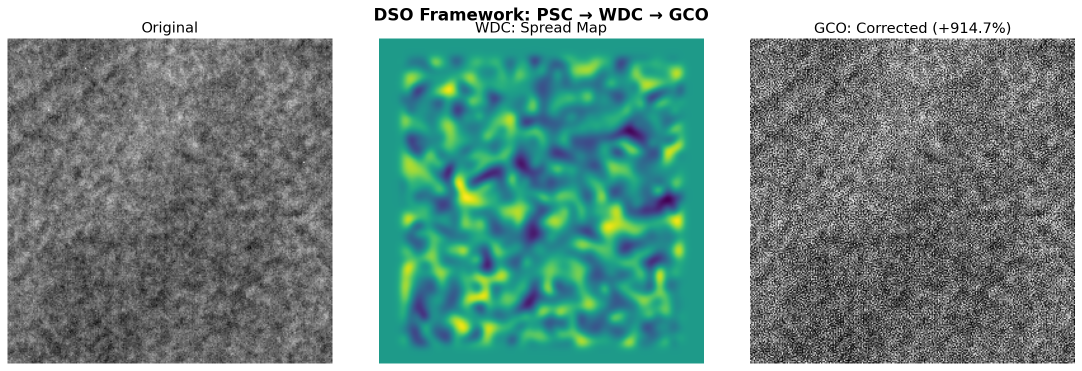
#> input picture dso_framework_demo.png, 2164 x 742 px (shown at 1/2 size)
$ python -i dso_framework.py   (imports and definitions only)
#> lines starting #> are read from the running program, lines starting #| are printed output that depends on the picture
#!/usr/bin/env python3
"""
DSO Framework: Drag-Scale-Object Recovery for TEM Imaging
==========================================================

A geometric approach to image recovery using known reference structures
(e.g., graphene lattice) to measure and correct local distortion and blur.

API:
    PSC - P-Scale Coefficient: Reference geometry measurement
    WDC - W-Drag Coefficient: Local displacement and blur field
    GCO - G-Corrected Output: Recovered image

Pipeline:
    PSC(image, geometry) → reference positions
    WDC(expected, observed) → {Dx, Dy, spread} fields
    GCO(image, wdc, mode) → corrected output

Modes:
    'blur'       - Low distortion, high blur → Wiener + spread-guided refinement
    'distortion' - High distortion, low blur → Wiener then geometric unwarp
    'both'       - Significant both → Full correction pipeline

Reference:
    Garrett, J. (2025). DSO Framework for Geometric Image Recovery.

License: MIT
"""

import numpy as np
from scipy import fft
from scipy.ndimage import gaussian_filter, map_coordinates
from scipy.interpolate import griddata


# =============================================================================
# PSC: P-Scale Coefficient
# =============================================================================

def PSC_graphene(image_shape, pixel_size_nm=0.02):
    """
    Generate expected graphene lattice positions (P-Scale Coefficient).

    Graphene has a hexagonal lattice with:
        - Lattice constant: a = 2.46 Å (0.246 nm)
        - C-C bond distance: 1.42 Å
        - Two atoms per unit cell

    Parameters
    ----------
    image_shape : tuple
        (H, W) image dimensions in pixels
    pixel_size_nm : float
        Pixel size in nanometers (default 0.02 nm for HRTEM)

    Returns
    -------
    positions : ndarray, shape (N, 2)
        Expected (x, y) positions of atoms in pixel coordinates
    metadata : dict
        Lattice parameters and FOV information
    """
    H, W = image_shape
    a_nm = 0.246  # Graphene lattice constant in nm

    # Lattice basis vectors
    a1 = np.array([a_nm, 0.0])
    a2 = np.array([a_nm / 2, a_nm * np.sqrt(3) / 2])

    # Field of view
    fov_nm = max(H, W) * pixel_size_nm
    max_n = int(fov_nm / a_nm) + 5

    # Generate hexagonal lattice with 2-atom basis
    coords = []
    for i in range(-max_n, max_n + 1):
        for j in range(-max_n, max_n + 1):
            r = i * a1 + j * a2
            coords.append(r)  # Atom A
            coords.append(r + np.array([0, a_nm / np.sqrt(3)]))  # Atom B

    coords = np.array(coords)
    coords -= coords.mean(axis=0)  # Center on origin

    # Keep positions within FOV
    fov_x = W * pixel_size_nm
    fov_y = H * pixel_size_nm
    margin = 0.9
    mask = (np.abs(coords[:, 0]) < fov_x / 2 * margin) & \
           (np.abs(coords[:, 1]) < fov_y / 2 * margin)
    coords = coords[mask]

    # Convert to pixel coordinates
    positions = coords / pixel_size_nm + np.array([W / 2, H / 2])

    metadata = {
        'lattice_constant_nm': a_nm,
        'pixel_size_nm': pixel_size_nm,
        'fov_nm': (fov_x, fov_y),
        'n_atoms': len(positions)
    }

    return positions, metadata


# =============================================================================
# WDC: W-Drag Coefficient
# =============================================================================

def WDC_measure(image, expected_positions, search_radius=6, dark_atoms=True):
    """
    Measure W-Drag Coefficients: local displacement and spread at each atom.

    At each expected atom position, find the observed centroid and measure
    the local spread (second moment), which indicates blur.

    Parameters
    ----------
    image : ndarray
        Input image (H, W)
    expected_positions : ndarray, shape (N, 2)
        Expected (x, y) positions from PSC
    search_radius : int
        Pixel radius to search around each expected position
    dark_atoms : bool
        True if atoms appear dark on bright background (typical TEM)

    Returns
    -------
    wdc : dict
        'observed': (N, 2) observed positions
        'displacement': (N, 2) displacement vectors (observed - expected)
        'spread': (N,) local spread (blur indicator) at each atom
        'Dx': (H, W) interpolated x-displacement field
        'Dy': (H, W) interpolated y-displacement field
        'spread_map': (H, W) interpolated spread field
        'mean_displacement': scalar, mean displacement magnitude
        'mean_spread': scalar, mean spread value
    """
    H, W = image.shape

    # Invert if atoms are dark
    work = 1.0 - image if dark_atoms else image.copy()

    observed = []
    spreads = []

    for x, y in expected_positions:
        x0, y0 = int(round(x)), int(round(y))
        r = search_radius
        x1, x2 = max(0, x0 - r), min(W, x0 + r + 1)
        y1, y2 = max(0, y0 - r), min(H, y0 + r + 1)

        if x1 >= x2 or y1 >= y2:
            observed.append((x, y))
            spreads.append(2.0)
            continue

        patch = work[y1:y2, x1:x2]
        patch = patch - patch.min()  # Local background subtraction
        total = patch.sum()

        if total <= 0:
            observed.append((x, y))
            spreads.append(2.0)
            continue

        # Centroid
        yy, xx = np.mgrid[y1:y2, x1:x2]
        cx = (patch * xx).sum() / total
        cy = (patch * yy).sum() / total

        # Second moment (spread)
        vx = (patch * (xx - cx) ** 2).sum() / total
        vy = (patch * (yy - cy) ** 2).sum() / total
        spread = np.sqrt((vx + vy) / 2)

        observed.append((cx, cy))
        spreads.append(spread)

    observed = np.array(observed)
    spreads = np.array(spreads)
    displacement = observed - expected_positions

    # Interpolate to full image grid
    xi, yi = np.meshgrid(np.arange(W), np.arange(H))

    Dx = griddata(expected_positions, displacement[:, 0],
                  (xi, yi), method='linear', fill_value=0)
    Dy = griddata(expected_positions, displacement[:, 1],
                  (xi, yi), method='linear', fill_value=0)
    spread_map = griddata(expected_positions, spreads,
                          (xi, yi), method='linear', fill_value=np.mean(spreads))

    # Smooth to fill gaps
    Dx = gaussian_filter(np.nan_to_num(Dx, 0), 3)
    Dy = gaussian_filter(np.nan_to_num(Dy, 0), 3)
    spread_map = gaussian_filter(np.nan_to_num(spread_map, np.mean(spreads)), 3)

    mean_disp = np.mean(np.hypot(displacement[:, 0], displacement[:, 1]))
    mean_spread = np.mean(spreads)

    return {
        'observed': observed,
        'displacement': displacement,
        'spread': spreads,
        'Dx': Dx,
        'Dy': Dy,
        'spread_map': spread_map,
        'mean_displacement': mean_disp,
        'mean_spread': mean_spread
    }


# =============================================================================
# GCO: G-Corrected Output
# =============================================================================

def _wiener_deconvolution(image, sigma, K=None):
    """Wiener deconvolution with Gaussian PSF."""
    H, W = image.shape
    if K is None:
        K = 0.005 + 0.01 * sigma  # Adaptive regularization

    y, x = np.ogrid[-H//2:H//2, -W//2:W//2]
    psf = np.exp(-(x**2 + y**2) / (2 * sigma**2))
    psf /= psf.sum()

    O = fft.fft2(image)
    P = fft.fft2(fft.fftshift(psf))
    G = np.conj(P) / (np.abs(P)**2 + K)

    return np.clip(np.real(fft.ifft2(G * O)), 0, 1)


def _find_optimal_wiener_sigma(image, sigma_range=(0.5, 2.0), n_steps=10):
    """Find Wiener sigma that maximizes high-frequency energy."""
    H, W = image.shape

    def hf_energy(im):
        F = np.abs(fft.fftshift(fft.fft2(im)))**2
        Y, X = np.ogrid[:H, :W]
        R = np.sqrt((X - W//2)**2 + (Y - H//2)**2)
        mask = R > min(H, W) / 6
        return F[mask].sum() / (F.sum() + 1e-12)

    sigmas = np.linspace(sigma_range[0], sigma_range[1], n_steps)
    best_sigma, best_hf = sigmas[0], 0

    for s in sigmas:
        w = _wiener_deconvolution(image, s)
        hf = hf_energy(w)
        if hf > best_hf:
            best_sigma, best_hf = s, hf

    return best_sigma


def _inverse_warp(image, Dx, Dy):
    """Apply inverse geometric warp."""
    H, W = image.shape
    xi, yi = np.meshgrid(np.arange(W), np.arange(H))
    coords = np.vstack([(yi + Dy).ravel(), (xi + Dx).ravel()])
    return map_coordinates(image, coords, order=1, mode='reflect').reshape(H, W)


def GCO(image, wdc, mode='auto'):
    """
    Generate G-Corrected Output using measured W-Drag Coefficients.

    Parameters
    ----------
    image : ndarray
        Input image (H, W), normalized to [0, 1]
    wdc : dict
        W-Drag Coefficients from WDC_measure()
    mode : str
        'auto' - Automatically select based on displacement vs spread
        'blur' - Optimize for blur removal (low distortion case)
        'distortion' - Optimize for geometric correction (high distortion case)
        'both' - Apply full correction pipeline

    Returns
    -------
    result : dict
        'output': corrected image
        'mode': mode used
        'wiener_sigma': Wiener sigma used (if applicable)
        'improvement': dict of metrics
    """
    H, W = image.shape
    mean_disp = wdc['mean_displacement']
    mean_spread = wdc['mean_spread']

    # Auto-select mode
    if mode == 'auto':
        if mean_disp < 1.0 and mean_spread > 2.0:
            mode = 'blur'
        elif mean_disp > 2.0 and mean_spread < 2.0:
            mode = 'distortion'
        else:
            mode = 'both'

    # Find optimal Wiener sigma
    optimal_sigma = _find_optimal_wiener_sigma(image)

    if mode == 'blur':
        # Low distortion, high blur: Wiener + spread-guided refinement
        wiener_result = _wiener_deconvolution(image, optimal_sigma)

        # Spread-guided local refinement
        spread_map = wdc['spread_map']
        sp_min, sp_max = spread_map.min(), spread_map.max()

        if sp_max > sp_min + 0.01:
            spread_norm = (spread_map - sp_min) / (sp_max - sp_min)
        else:
            spread_norm = np.zeros_like(spread_map)

        # Extra sharpening where spread is high
        blurred = gaussian_filter(wiener_result, 1.0)
        detail = wiener_result - blurred
        strength = spread_norm * 0.5
        output = np.clip(wiener_result + detail * strength, 0, 1)

    elif mode == 'distortion':
        # High distortion, low blur: Wiener then geometric unwarp
        wiener_result = _wiener_deconvolution(image, optimal_sigma)
        output = _inverse_warp(wiener_result, wdc['Dx'], wdc['Dy'])

    else:  # mode == 'both'
        # Full pipeline: unwarp + spatially-varying deblur
        unwarped = _inverse_warp(image, wdc['Dx'], wdc['Dy'])
        wiener_result = _wiener_deconvolution(unwarped, optimal_sigma)

        # Spread-guided refinement
        spread_map = wdc['spread_map']
        sp_min, sp_max = spread_map.min(), spread_map.max()

        if sp_max > sp_min + 0.01:
            spread_norm = (spread_map - sp_min) / (sp_max - sp_min)
        else:
            spread_norm = np.zeros_like(spread_map)

        blurred = gaussian_filter(wiener_result, 1.0)
        detail = wiener_result - blurred
        strength = spread_norm * 0.5
        output = np.clip(wiener_result + detail * strength, 0, 1)

    # Compute improvement metrics
    def hf_energy(im):
        F = np.abs(fft.fftshift(fft.fft2(im)))**2
        Y, X = np.ogrid[:H, :W]
        R = np.sqrt((X - W//2)**2 + (Y - H//2)**2)
        mask = R > min(H, W) / 6
        return F[mask].sum() / (F.sum() + 1e-12)

    def local_contrast(im):
        bl = gaussian_filter(im, 3)
        return np.mean(np.sqrt(gaussian_filter((im - bl)**2, 3)))

    hf_orig = hf_energy(image)
    hf_out = hf_energy(output)
    lc_orig = local_contrast(image)
    lc_out = local_contrast(output)

    return {
        'output': output,
        'mode': mode,
        'wiener_sigma': optimal_sigma,
        'improvement': {
            'hf_energy_original': hf_orig,
            'hf_energy_corrected': hf_out,
            'hf_improvement_pct': (hf_out - hf_orig) / hf_orig * 100,
            'contrast_original': lc_orig,
            'contrast_corrected': lc_out,
            'contrast_improvement_pct': (lc_out - lc_orig) / lc_orig * 100
        }
    }


# =============================================================================
# High-level API
# =============================================================================

def dso_recover(image, pixel_size_nm=0.02, material='graphene', mode='auto',
                dark_atoms=True, verbose=True):
    """
    Full DSO recovery pipeline.

    Parameters
    ----------
    image : ndarray
        Input TEM image (H, W), will be normalized to [0, 1]
    pixel_size_nm : float
        Pixel size in nanometers
    material : str
        Reference material ('graphene' currently supported)
    mode : str
        Correction mode ('auto', 'blur', 'distortion', 'both')
    dark_atoms : bool
        True if atoms appear dark on bright background
    verbose : bool
        Print progress and results

    Returns
    -------
    result : dict
        'output': corrected image
        'psc': P-Scale Coefficient data
        'wdc': W-Drag Coefficient data
        'gco': G-Corrected Output data
    """
    # Normalize image
    image = np.asarray(image, dtype=np.float64)
    image = (image - image.min()) / (image.max() - image.min() + 1e-10)

    if verbose:
        print("=" * 60)
        print("DSO Framework: Geometric Image Recovery")
        print("=" * 60)

    # Step 1: PSC - Generate reference geometry
    if verbose:
        print(f"\n[PSC] Generating {material} reference geometry...")

    if material == 'graphene':
        positions, psc_meta = PSC_graphene(image.shape, pixel_size_nm)
    else:
        raise ValueError(f"Material '{material}' not supported")

    if verbose:
        print(f"      {psc_meta['n_atoms']} reference positions")
        print(f"      FOV: {psc_meta['fov_nm'][0]:.1f} x {psc_meta['fov_nm'][1]:.1f} nm")

    # Step 2: WDC - Measure drag field
    if verbose:
        print(f"\n[WDC] Measuring drag coefficients...")

    wdc = WDC_measure(image, positions, dark_atoms=dark_atoms)

    if verbose:
        print(f"      Mean displacement: {wdc['mean_displacement']:.2f} px")
        print(f"      Mean spread: {wdc['mean_spread']:.2f} px")

    # Step 3: GCO - Generate corrected output
    if verbose:
        if mode == 'auto':
            print(f"\n[GCO] Auto-selecting correction mode...")
        else:
            print(f"\n[GCO] Applying '{mode}' correction...")

    gco = GCO(image, wdc, mode=mode)

    if verbose:
        print(f"      Mode: {gco['mode']}")
        print(f"      Wiener σ: {gco['wiener_sigma']:.2f}")
        print(f"\n[Results]")
        print(f"      HF Energy: {gco['improvement']['hf_improvement_pct']:+.1f}%")
        print(f"      Contrast:  {gco['improvement']['contrast_improvement_pct']:+.1f}%")
        print("=" * 60)

    return {
        'output': gco['output'],
        'original': image,
        'psc': {'positions': positions, 'metadata': psc_meta},
        'wdc': wdc,
        'gco': gco
    }


# =============================================================================
# Example usage
# =============================================================================

# [70 lines not run here, left out]

>>> import cv2
>>> picture = cv2.imread('dso_framework_demo.png', cv2.IMREAD_GRAYSCALE)
#> picture: shape (742, 2164); min 0, max 255, mean 138.8
>>> result = dso_recover(picture)
#|       19970 reference positions
#|       FOV: 43.3 x 14.8 nm
#> in WDC_measure, `work = 1.0 - image if dark_atoms else image.copy()`:
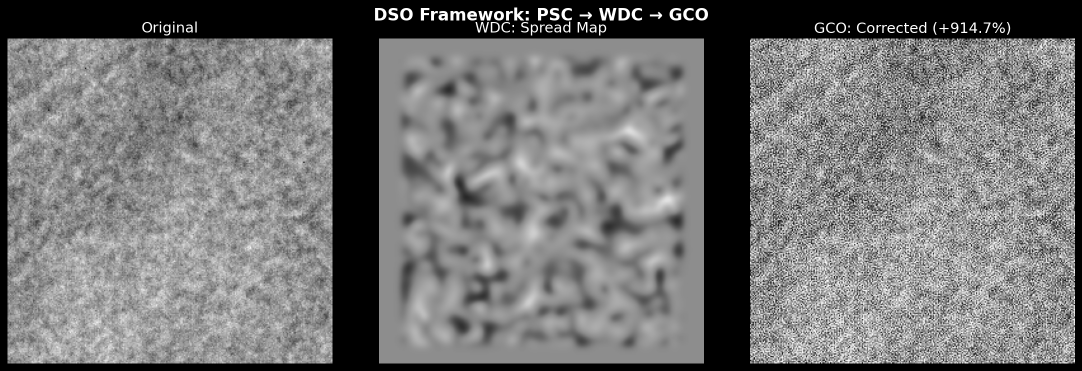
#> work: shape (742, 2164) float64 (shown at 1/2 size); min 3.92e-13, max 1, mean 0.456
#> the loop in WDC_measure, `for x, y in expected_positions:` made 19970 passes
#> (total, cx, cy, vx, vy, spread) on passes 1 to 3: (24.65, 110.5, 687.8, 12.9, 11.31, 3.48), (20.47, 111, 694.3, 12.98, 13.54, 3.64), (27.09, 116, 697.8, 12.23, 13.94, 3.62)
#> in WDC_measure, `Dy = griddata(expected_positions, displacement[:, 1], (xi, yi), method..`:
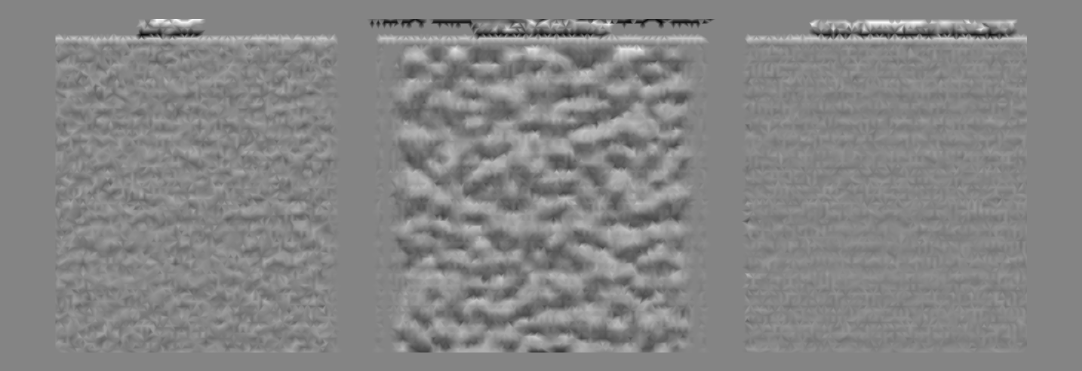
#> Dy: shape (742, 2164) float64 (shown at 1/2 size); min -6.15, max 5.65, mean 0.0163; drawn with min black and max white
#> in WDC_measure, `spread_map = gaussian_filter(np.nan_to_num(spread_map, np.mean(spreads..`:
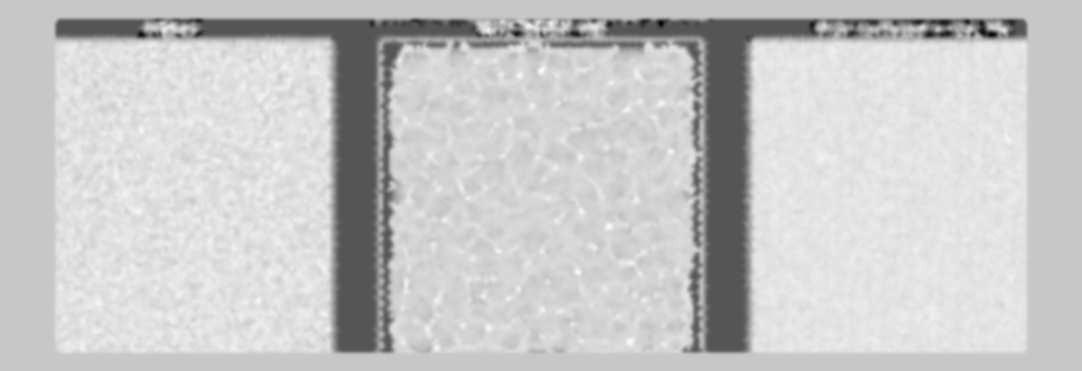
#> spread_map: shape (742, 2164) float64 (shown at 1/2 size); min 0.954, max 4.07, mean 3.4; drawn with min black and max white
#|       Mean displacement: 1.03 px
#|       Mean spread: 3.39 px
#> after the loop in _find_optimal_wiener_sigma, `for s in sigmas:`:
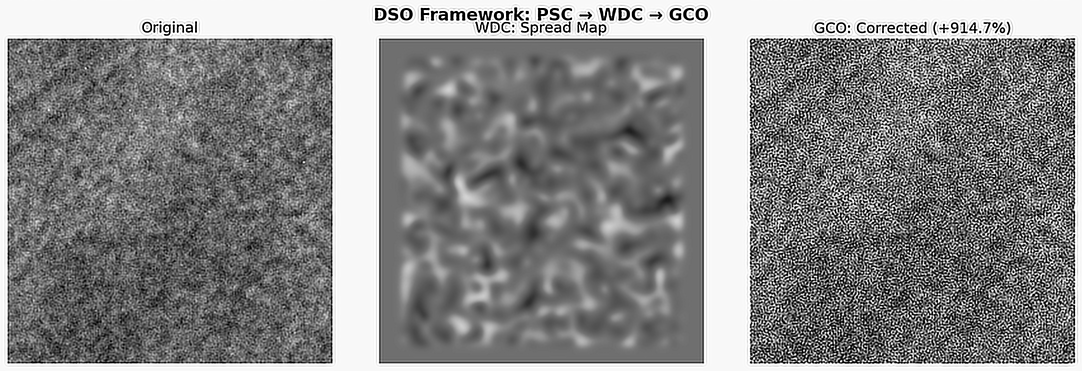
#> w: shape (742, 2164) float64 (shown at 1/2 size); min 0, max 1, mean 0.531
#> in GCO, `detail = wiener_result - blurred`:
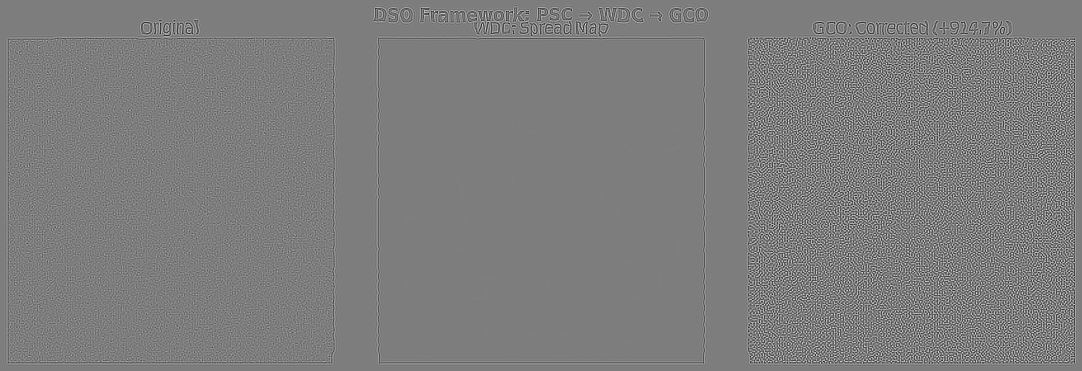
#> detail: shape (742, 2164) float64 (shown at 1/2 size); min -0.511, max 0.527, mean -1.5e-17; drawn with min black and max white
#> in GCO, `strength = spread_norm * 0.5`:
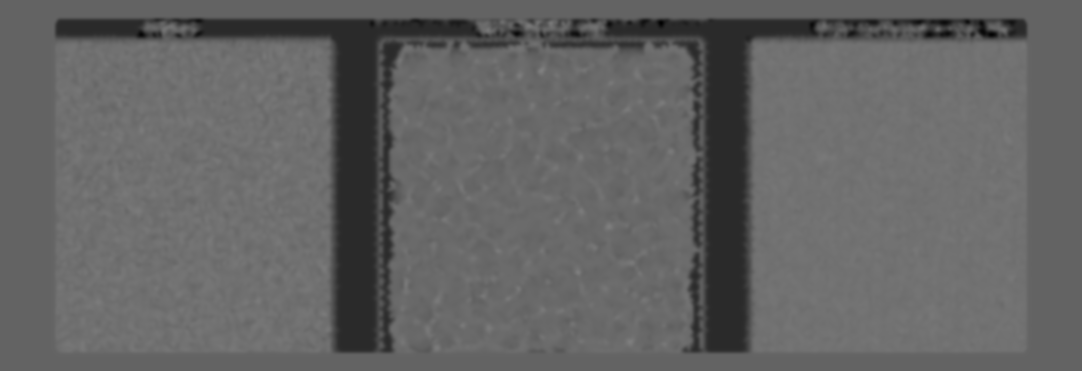
#> strength: shape (742, 2164) float64 (shown at 1/2 size); min 0, max 0.5, mean 0.392
#> in local_contrast (call 2), `bl = gaussian_filter(im, 3)`:
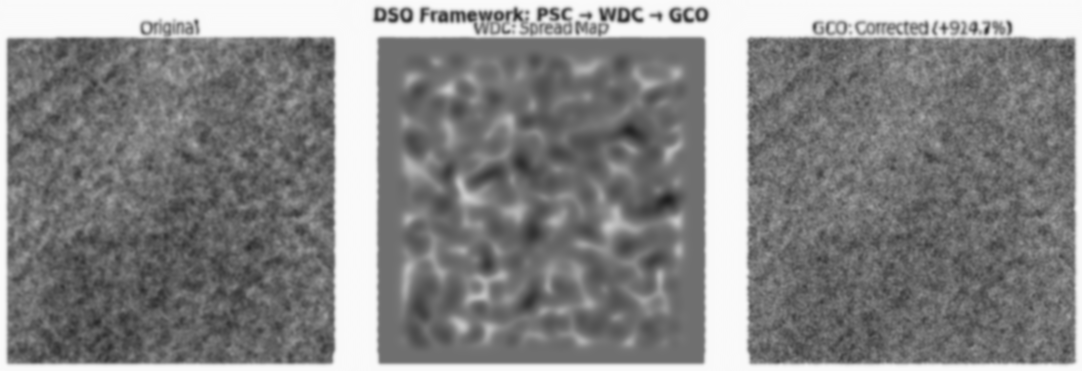
#> bl: shape (742, 2164) float64 (shown at 1/2 size); min 0.123, max 0.981, mean 0.528
#|       Mode: both
#|       Wiener σ: 1.50
#|       HF Energy: +273.7%
#|       Contrast:  +103.6%
